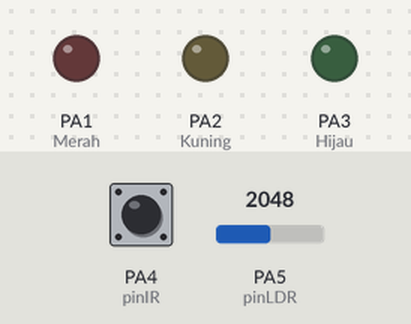
Bench run of a sketch on a simulated STM32 Blue Pill. Parts: output pins drawn as LEDs (lit = HIGH). The test bench sets the inputs (shaded band); at power-on: PA4 (pinIR) HIGH, PA5 (pinLDR) = 2048. What the sketch prints to the serial monitor is not drawn.

Above: at 1.2 s.
1.3 s: PA4 (pinIR) pulsed LOW 5 times (0.12 s each, 0.3 s apart)
At 3.8 s:
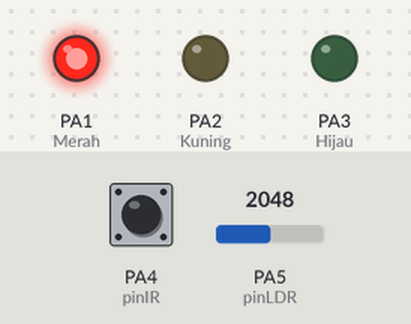
4.5 s: PA5 (pinLDR) set to 1691
6.0 s: PA5 (pinLDR) set to 1580
At 7.2 s:
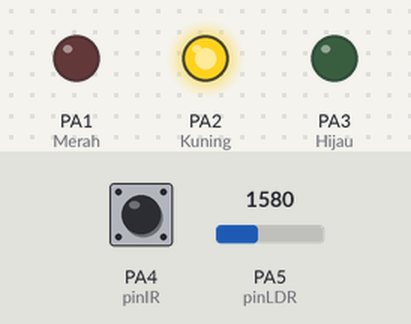
7.5 s: PA5 (pinLDR) set to 533
9.0 s: PA5 (pinLDR) set to 472
At 9.5 s:
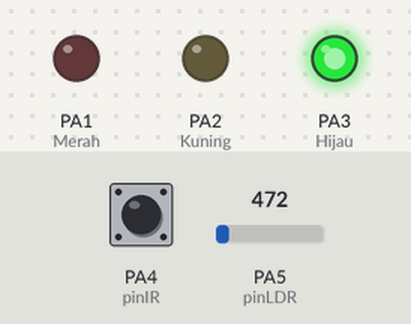
10.5 s: PA5 (pinLDR) set to 1228
At 11.8 s:
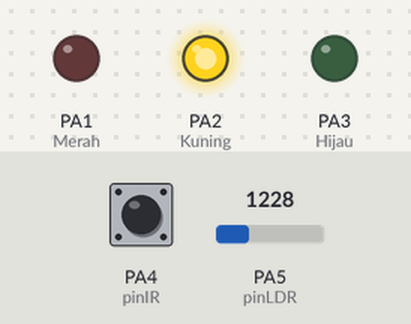
Timing chart, 0 to 13.0 s (numbered marks = the images above; inputs shaded):
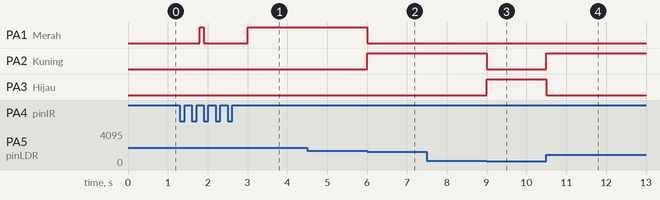

Measured:
- the behaviour switches between 1622 and 1621 on PA5 (pinLDR) (found by bisection; images 1 and 2)
- the behaviour switches between 498 and 497 on PA5 (pinLDR) (found by bisection; images 2 and 3)
- after the input at 1.3 s, PA1 (Merah): LOW → HIGH after 0.50 s, → LOW 0.10 s later, → HIGH 1.1 s later
- after the input at 6.0 s, PA1 (Merah): HIGH → LOW at once; PA2 (Kuning): LOW → HIGH at once
- after the input at 9.0 s, PA2 (Kuning): HIGH → LOW at once; PA3 (Hijau): LOW → HIGH at once
- after the input at 10.5 s, PA2 (Kuning): LOW → HIGH at once; PA3 (Hijau): HIGH → LOW at once

The sketch:

Challenge_STM32_IR_LDR.ino
```cpp
//INISIALISASI

int Merah=PA1;
int Kuning=PA2;
int Hijau=PA3;

int pinIR=PA4;
int pinLDR=PA5;

int Kunci=0;

 void setup() {
 Serial.begin(9600);
 pinMode(pinIR,INPUT);
 pinMode(pinLDR,INPUT);
 pinMode(Merah,OUTPUT);
 pinMode(Kuning,OUTPUT);
 pinMode(Hijau,OUTPUT);
}

void loop() {
  //BACA DATA
  int bacaIR=digitalRead(pinIR);
  int bacaLDR=analogRead(pinLDR);
      bacaLDR=map(bacaLDR ,0,4095,0,255);

  //PRINT SERIAL
  Serial.print("NILAI IR :") ; Serial.print(bacaIR);
  Serial.println();
  Serial.print("NILAI LDR :"); Serial.print(bacaLDR);
  Serial.println();

  //LOGIKA
  if(bacaIR==0 and Kunci==0){
  Kunci=1;
  delay(500);
  }
  else if(Kunci==1 and bacaIR==1){
  if(bacaLDR <=30){
  digitalWrite(Merah,LOW);
  digitalWrite(Kuning,LOW);
  digitalWrite(Hijau,HIGH);
  }else if(bacaLDR >=31 and bacaLDR <=100){
  digitalWrite(Merah,LOW);
  digitalWrite(Kuning,HIGH);
  digitalWrite(Hijau,LOW);
  }else if(bacaLDR >=101){
  digitalWrite(Merah,HIGH);
  digitalWrite(Kuning,LOW);
  digitalWrite(Hijau,LOW);
  }
}
  else if(bacaIR==0 and Kunci==1){
  Kunci=0;
  digitalWrite(Merah,LOW);
  digitalWrite(Kuning,LOW);
  digitalWrite(Hijau,LOW);
  delay(500);
  }
  else{
  }
}
```
